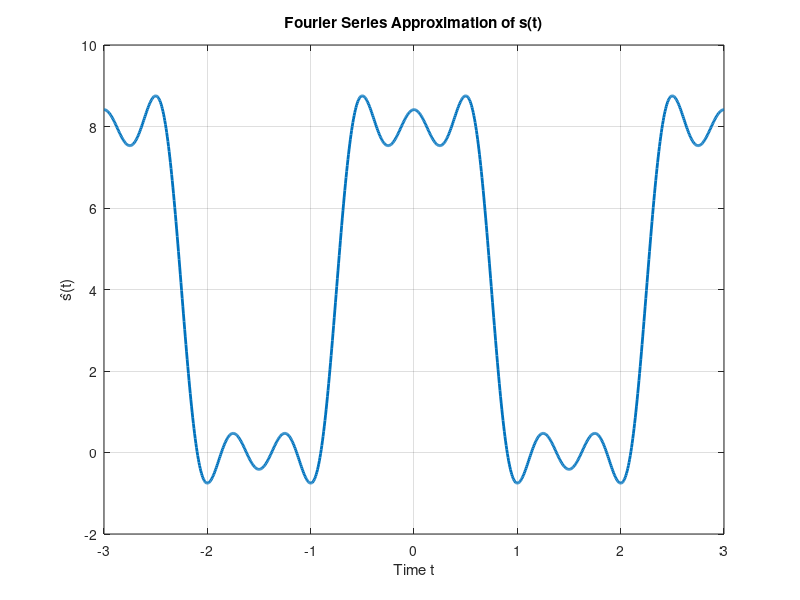

MATLAB code to generate this figure:
% Fourier approximation of a periodic signal
T = 3;                  % Period
omega0 = 2*pi/T;        % Fundamental frequency
t = linspace(-3, 3, 1000);  % Time vector over two periods

% Coefficients
C1 = 16/pi;
C3 = -16/(3*pi);
C5 = 16/(5*pi);

% Signal approximation
s_hat = 4 + ...
        C1*cos(omega0*t) + ...
        C3*cos(3*omega0*t) + ...
        C5*cos(5*omega0*t);

% Plotting
figure;
plot(t, s_hat, 'LineWidth', 2);
xlabel('Time t');
ylabel('ŝ(t)');
title('Fourier Series Approximation of s(t)');
grid on;
